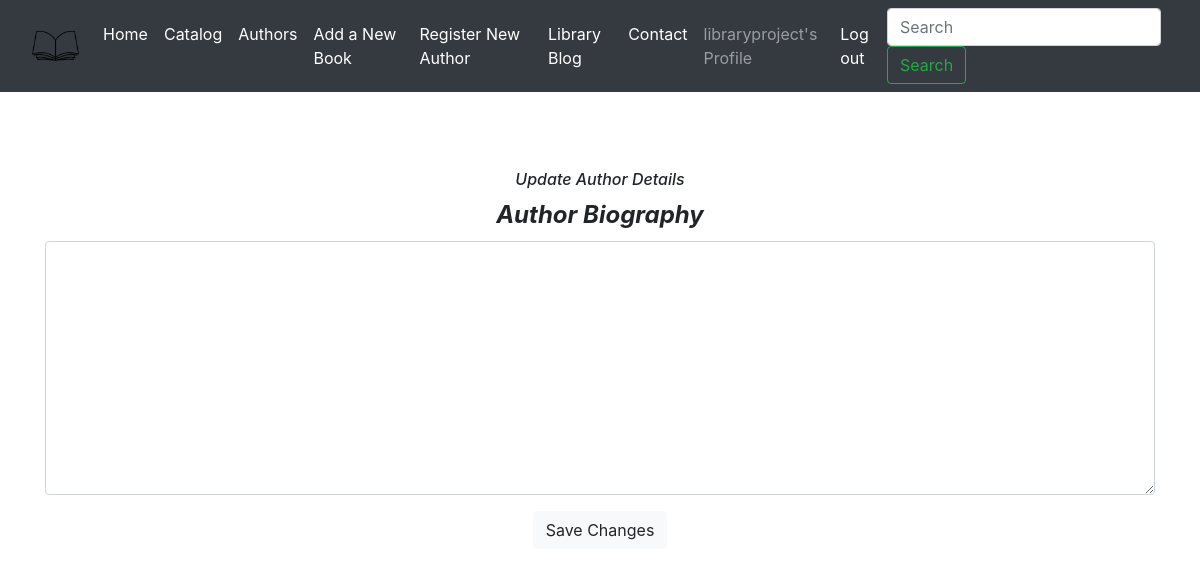
Before: /authors/3/editauthor (signed in) with the older database file.
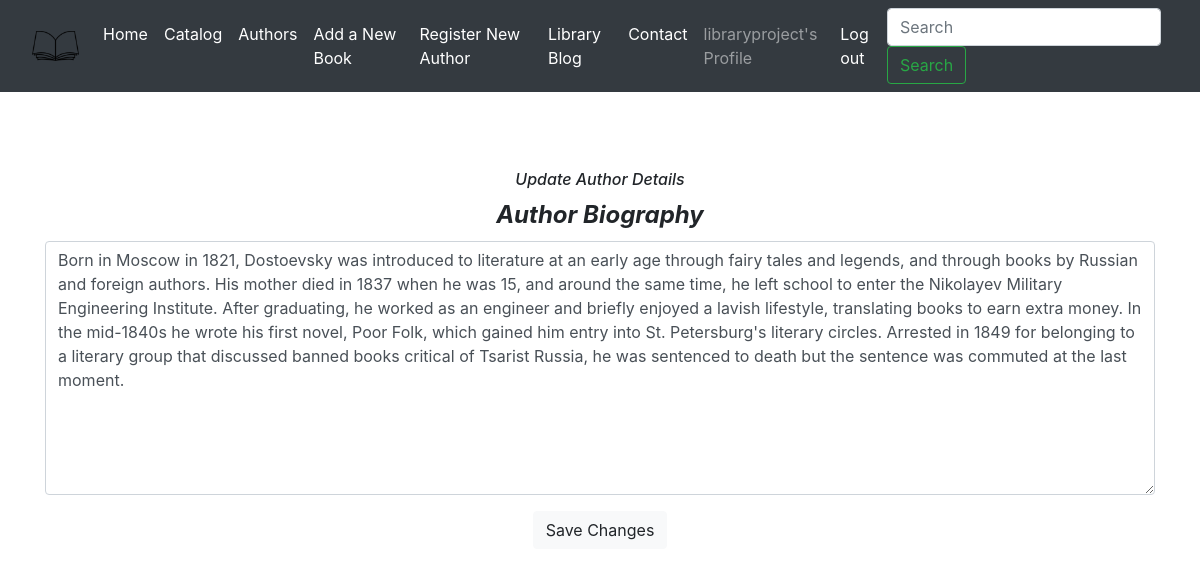
After: the same page with the newer database file.
### library_app/models.py (models this page shows, shortened)
class Author(models.Model):
    first_name = models.CharField(max_length=50)
    last_name = models.CharField(max_length=75)
    date_of_birth = models.DateField(null=True, blank=True)
    date_of_death = models.DateField(verbose_name='Died', null=True, blank=True)
    bio = models.TextField(max_length=750, verbose_name='Author Biography',
                            default=None, null=True,
                            blank=True)
    class Meta:
        ordering = ['last_name', 'first_name']

### library_app/views.py (the view)
# urls.py: path('authors/<int:pk>/editauthor', views.UpdateAuthorView.as_view(),
class UpdateAuthorView(LoginRequiredMixin, generic.UpdateView):
    model = models.Author
    fields = ('bio',)
    template_name_suffix = '_update_form'

### library_app/templates/library_app/author_update_form.html (shortened to what this page needs)
{% extends "base.html" %}
{% load crispy_forms_tags %}
{% block content %}
<div class="authorUpdateForm">
  <h6 id='authorUpdateFormHeader'>Update Author Details</h6>
  <form method="POST">
    {{form|crispy}}
    <button type="submit" class="btn btn-light">Save Changes</button>
  </form>
</div>
{% endblock %}

Changed rows visible on the page:
changed Author: bio (not shown) → "Born in Moscow in 1821, Dostoevsky was introduced to literature at an early age through fairy tales and legends, and through books by Russian and foreign authors. His mother died in 1837 when he was 15, and around the same time, he left school to enter the Nikolayev Military Engineering Institute. After graduating, he worked as an engineer and briefly enjoyed a lavish lifestyle, translating books to earn extra money. In the mid-1840s he wrote his first novel, Poor Folk, which gained him entry into St. Petersburg's literary circles. Arrested in 1849 for belonging to a literary group that discussed banned books critical of Tsarist Russia, he was sentenced to death but the sentence was…"
